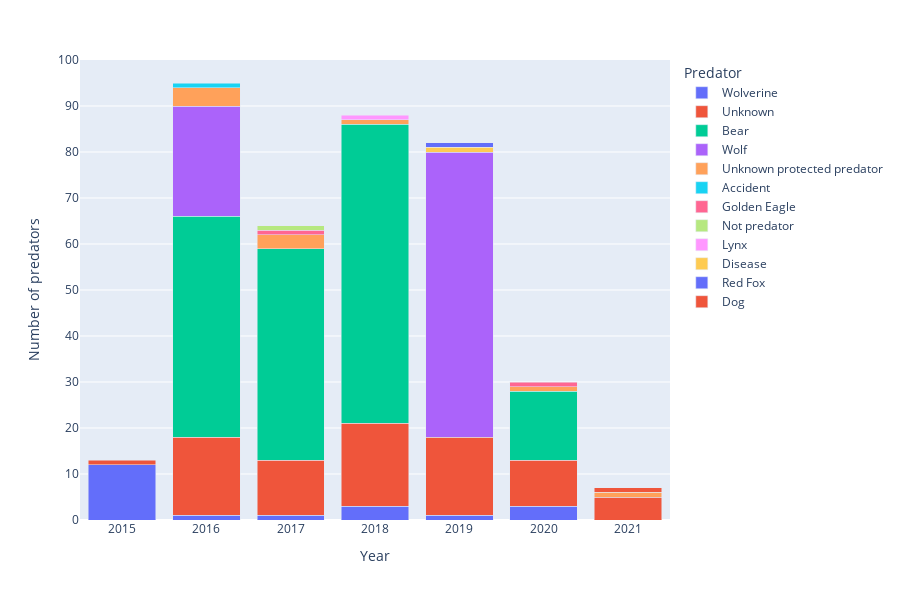

Write notebook code for a chart like this one.
### Code cell
df = pd.read_csv('../data/rovbase/original/rovviltskader_meraker_2015-2021.csv')

count = df['predator'].value_counts()

print('Total number of attacks by predator: \n', count)

df['year'] = pd.to_datetime(df['date_from'], dayfirst=True).dt.year

df = df.astype({"year": str})
df = df.astype({"predator": str})

# count predators per year and predator type
df_count = df.groupby(['year', 'predator']).size().reset_index(name='count')

# sort the data by count in descending order
df_count = df_count.sort_values(by=['year', 'count'], ascending=[True, False])

fig = px.bar(df_count, x='year', y='count', color='predator', barmode = 'stack', height=600,
             labels={'predator': 'Predator', 'count': 'Number of predators', 'year': 'Year'},)

fig.update_layout(yaxis=dict(dtick=10))

fig.show()

### Figure 1 — Plotly figure (JSON) as saved in the notebook; plotly's stock layout.template omitted (floating-point values rounded to 4 significant figures)
{"data": [{"alignmentgroup": "True", "hovertemplate": "Predator=Wolverine<br>Year=%{x}<br>Number of predators=%{y}<extra></extra>", "legendgroup": "Wolverine", "marker": {"color": "#636efa", "pattern": {"shape": ""}}, "name": "Wolverine", "offsetgroup": "Wolverine", "orientation": "v", "showlegend": true, "textposition": "auto", "type": "bar", "x": ["2015", "2016", "2017", "2018", "2019", "2020"], "xaxis": "x", "y": [12, 1, 1, 3, 1, 3], "yaxis": "y"}, {"alignmentgroup": "True", "hovertemplate": "Predator=Unknown<br>Year=%{x}<br>Number of predators=%{y}<extra></extra>", "legendgroup": "Unknown", "marker": {"color": "#EF553B", "pattern": {"shape": ""}}, "name": "Unknown", "offsetgroup": "Unknown", "orientation": "v", "showlegend": true, "textposition": "auto", "type": "bar", "x": ["2015", "2016", "2017", "2018", "2019", "2020", "2021"], "xaxis": "x", "y": [1, 17, 12, 18, 17, 10, 5], "yaxis": "y"}, {"alignmentgroup": "True", "hovertemplate": "Predator=Bear<br>Year=%{x}<br>Number of predators=%{y}<extra></extra>", "legendgroup": "Bear", "marker": {"color": "#00cc96", "pattern": {"shape": ""}}, "name": "Bear", "offsetgroup": "Bear", "orientation": "v", "showlegend": true, "textposition": "auto", "type": "bar", "x": ["2016", "2017", "2018", "2020"], "xaxis": "x", "y": [48, 46, 65, 15], "yaxis": "y"}, {"alignmentgroup": "True", "hovertemplate": "Predator=Wolf<br>Year=%{x}<br>Number of predators=%{y}<extra></extra>", "legendgroup": "Wolf", "marker": {"color": "#ab63fa", "pattern": {"shape": ""}}, "name": "Wolf", "offsetgroup": "Wolf", "orientation": "v", "showlegend": true, "textposition": "auto", "type": "bar", "x": ["2016", "2019"], "xaxis": "x", "y": [24, 62], "yaxis": "y"}, {"alignmentgroup": "True", "hovertemplate": "Predator=Unknown protected predator<br>Year=%{x}<br>Number of predators=%{y}<extra></extra>", "legendgroup": "Unknown protected predator", "marker": {"color": "#FFA15A", "pattern": {"shape": ""}}, "name": "Unknown protected predator", "offsetgroup": "Unknown protected predator", "orientation": "v", "showlegend": true, "textposition": "auto", "type": "bar", "x": ["2016", "2017", "2018", "2020", "2021"], "xaxis": "x", "y": [4, 3, 1, 1, 1], "yaxis": "y"}, {"alignmentgroup": "True", "hovertemplate": "Predator=Accident<br>Year=%{x}<br>Number of predators=%{y}<extra></extra>", "legendgroup": "Accident", "marker": {"color": "#19d3f3", "pattern": {"shape": ""}}, "name": "Accident", "offsetgroup": "Accident", "orientation": "v", "showlegend": true, "textposition": "auto", "type": "bar", "x": ["2016"], "xaxis": "x", "y": [1], "yaxis": "y"}, {"alignmentgroup": "True", "hovertemplate": "Predator=Golden Eagle<br>Year=%{x}<br>Number of predators=%{y}<extra></extra>", "legendgroup": "Golden Eagle", "marker": {"color": "#FF6692", "pattern": {"shape": ""}}, "name": "Golden Eagle", "offsetgroup": "Golden Eagle", "orientation": "v", "showlegend": true, "textposition": "auto", "type": "bar", "x": ["2017", "2020"], "xaxis": "x", "y": [1, 1], "yaxis": "y"}, {"alignmentgroup": "True", "hovertemplate": "Predator=Not predator<br>Year=%{x}<br>Number of predators=%{y}<extra></extra>", "legendgroup": "Not predator", "marker": {"color": "#B6E880", "pattern": {"shape": ""}}, "name": "Not predator", "offsetgroup": "Not predator", "orientation": "v", "showlegend": true, "textposition": "auto", "type": "bar", "x": ["2017"], "xaxis": "x", "y": [1], "yaxis": "y"}, {"alignmentgroup": "True", "hovertemplate": "Predator=Lynx<br>Year=%{x}<br>Number of predators=%{y}<extra></extra>", "legendgroup": "Lynx", "marker": {"color": "#FF97FF", "pattern": {"shape": ""}}, "name": "Lynx", "offsetgroup": "Lynx", "orientation": "v", "showlegend": true, "textposition": "auto", "type": "bar", "x": ["2018"], "xaxis": "x", "y": [1], "yaxis": "y"}, {"alignmentgroup": "True", "hovertemplate": "Predator=Disease<br>Year=%{x}<br>Number of predators=%{y}<extra></extra>", "legendgroup": "Disease", "marker": {"color": "#FECB52", "pattern": {"shape": ""}}, "name": "Disease", "offsetgroup": "Disease", "orientation": "v", "showlegend": true, "textposition": "auto", "type": "bar", "x": ["2019"], "xaxis": "x", "y": [1], "yaxis": "y"}, {"alignmentgroup": "True", "hovertemplate": "Predator=Red Fox<br>Year=%{x}<br>Number of predators=%{y}<extra></extra>", "legendgroup": "Red Fox", "marker": {"color": "#636efa", "pattern": {"shape": ""}}, "name": "Red Fox", "offsetgroup": "Red Fox", "orientation": "v", "showlegend": true, "textposition": "auto", "type": "bar", "x": ["2019"], "xaxis": "x", "y": [1], "yaxis": "y"}, {"alignmentgroup": "True", "hovertemplate": "Predator=Dog<br>Year=%{x}<br>Number of predators=%{y}<extra></extra>", "legendgroup": "Dog", "marker": {"color": "#EF553B", "pattern": {"shape": ""}}, "name": "Dog", "offsetgroup": "Dog", "orientation": "v", "showlegend": true, "textposition": "auto", "type": "bar", "x": ["2021"], "xaxis": "x", "y": [1], "yaxis": "y"}], "layout": {"barmode": "stack", "height": 600, "legend": {"title": {"text": "Predator"}, "tracegroupgap": 0}, "margin": {"t": 60}, "xaxis": {"anchor": "y", "domain": [0, 1], "title": {"text": "Year"}}, "yaxis": {"anchor": "x", "domain": [0, 1], "dtick": 10, "title": {"text": "Number of predators"}}}}
